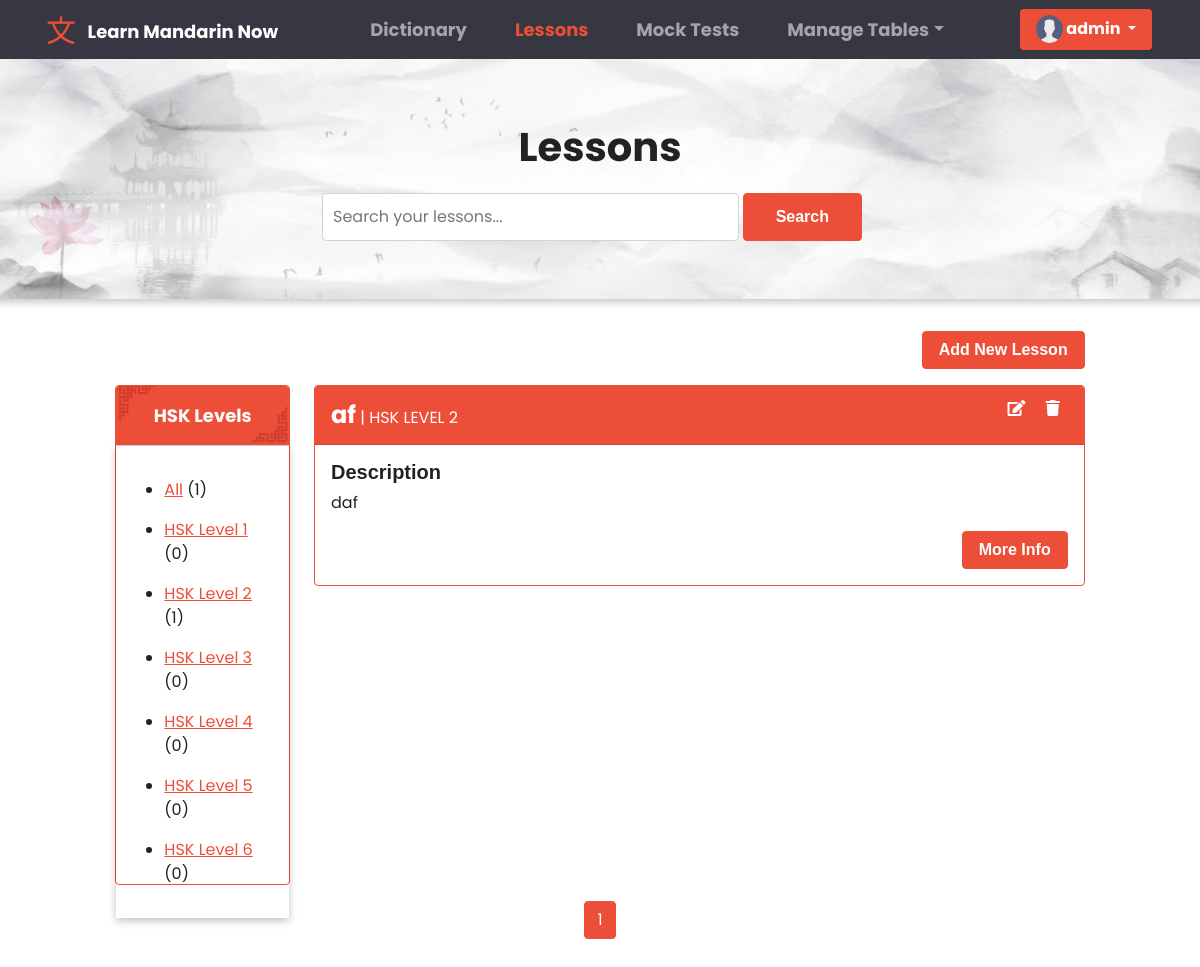
/lessons/ (signed in), run on an earlier commit of the app's database.
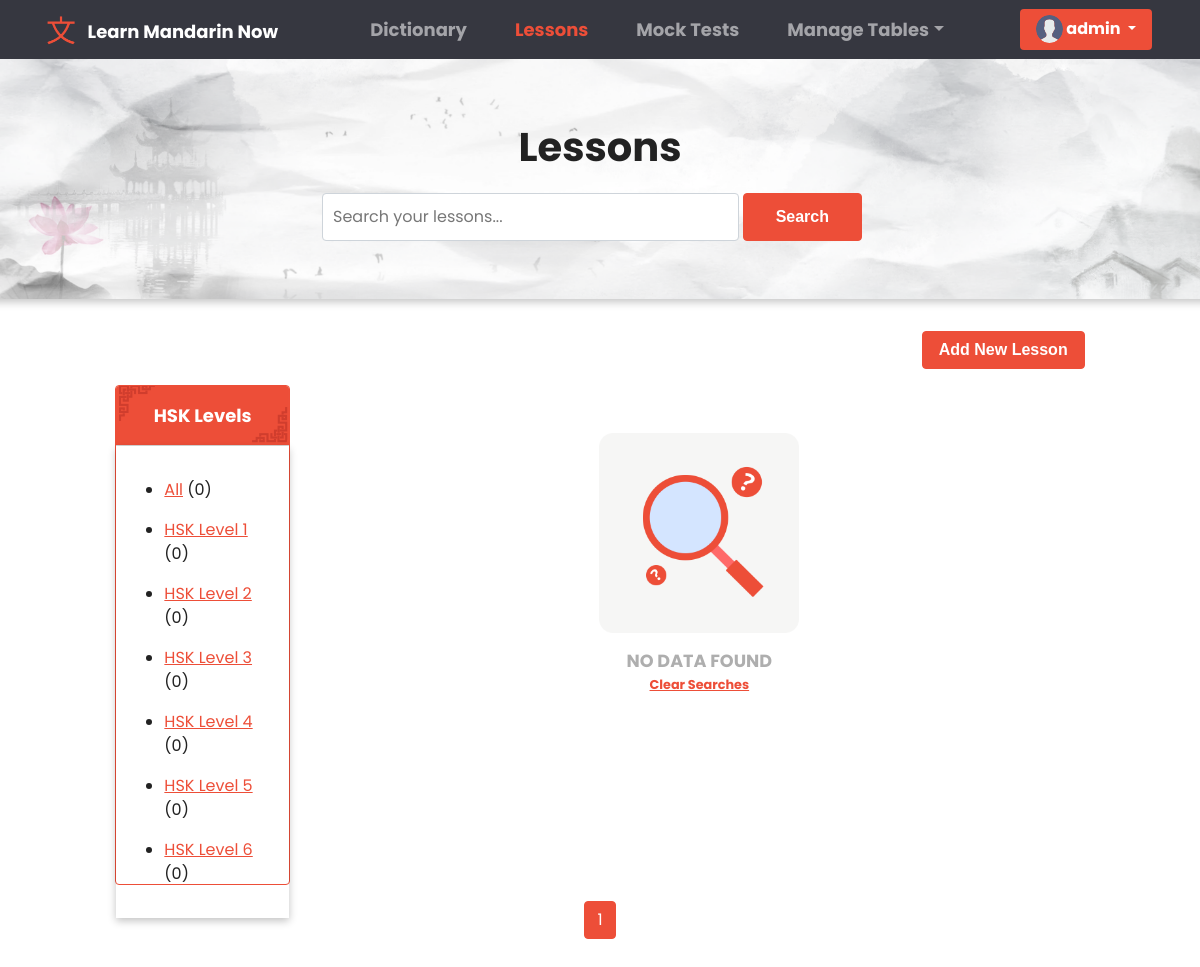
And on a later commit of the database.
### base/models.py (models this page shows, shortened)
class HskLevel(models.Model):
    level = models.CharField(max_length=200)
    def __str__(self):
        return self.level
    class Meta:
        ordering = ['level']

class Lesson(models.Model):
    title = models.CharField(max_length=200, null=True)
    description = models.TextField(null=True, blank=True)
    hsklevel = models.ForeignKey(HskLevel, on_delete=models.SET_NULL, null=True, verbose_name = "HSK Level")
    content = models.TextField(null=True, blank=True)
    is_publish = models.BooleanField(default=False, verbose_name="Publish")
    updated = models.DateTimeField(auto_now=True)
    created = models.DateTimeField(auto_now_add=True)
    class Meta:
        ordering = ['-updated', '-created']

### base/views.py (the view, shortened to what this page needs)
# urls.py: path('lessons/', views.LessonsPage, name = 'lessons'),
@login_required(login_url='anonymous')
def LessonsPage(request):
    search =  request.GET.get('search') if request.GET.get('search') != None else ''
    hsklevels = HskLevel.objects.all()
    all_result = Lesson.objects.all()
    lessons = Lesson.objects.filter(
        Q(title__icontains = search) |
        Q(description__icontains = search) |
        Q(hsklevel__level__icontains = search)
        )
    p = Paginator(lessons, 6)
    page = request.GET.get('page')
    lessons = p.get_page(page)
    context = {
        'lessons' : lessons,
        'all_result' : all_result,
        'hsklevels' : hsklevels,
        'dictionary_active' : '',
        'lesson_active' : 'active',
        'search': search,
        'page' : page,
    }
    return render(request, 'lesson.html', context)

### templates/lesson.html (shortened to what this page needs)
{% extends "main.html" %} {% block content %} {% load static %}
<link rel="stylesheet" href="{% static 'css/dictionary.css' %}" />
<link rel="stylesheet" href="{% static 'css/table.css' %}" />
<div class="container-fluid px-3 py-3 forRemovingMargin">
  <div class="row  justify-content-center" id="dictionary_header">
    <div class="col col-lg-6">
      <p class="dictionary_text">Lessons</p>
      <form class="d-flex sm-1" action="" method="GET">
        <input
          class="form-control me-sm-1 input_searchD"
          type="search"
          placeholder="Search your lessons..."
          name="search"
        />
        <button class="btn btn-primary my-2 my-sm-0 search_btn" type="submit">
          Search
        </button>
      </form>
    </div>
  </div>
{% if request.user.is_authenticated and request.user.is_staff %}
<div class="row mb-3 justify-content-center px-3">
  <div class="col col-lg-10">
    <a
      href="{% url 'superuser-add-lesson' %}"
      class="btn btn-primary"
      style="float: right"
    >
      Add New Lesson
    </a>
  </div>
</div>
{% endif %}
<div class="row justify-content-center  px-3">
  <div class="col col-lg-2 col-md-4 d-lg-block d-sm-none d-md-block d-none">
    <div class="card border-primary" style="height: 500px">
      <div class="card-header" id="card_header">
        <strong style="font-size: large">HSK Levels</strong>
      </div>
      <div class="card-body for_shadow">
        <ul>
          <li class="my-3">
            <a href="{% url 'lessons' %}">All</a>
            ({{all_result.count}})
          </li>
          {% for hsklevel in hsklevels %}
          <li class="my-3">
            <a href="{% url 'lessons' %}?search={{hsklevel.level}}&page=1"
              >{{ hsklevel.level }}</a
            >
            ({{hsklevel.lesson_set.all.count}})
          </li>
          {% endfor %}
        </ul>
      </div>
    </div>
  </div>
  <div class="col col-lg-8 col-md-8">
    {% if lessons|length == 0 %}
    <div id="no_dataVerifyer" style="display: flex;">
      <img src="{% static 'images/no_record_found.png' %}" alt="">
      NO DATA FOUND
      <a href="{%url 'lessons'%}" style="font-size:.8rem;">Clear Searches</a>
    </div>
    {% endif %}
   {% for lesson in lessons %}
    <div class="card border-primary mb-3">
      <div class="card-header card_head_def" id="card_subhead">
        <strong style="font-size: x-large">{{lesson.title}}</strong> |
        <span class="text-uppercase">{{ lesson.hsklevel }}</span>
        {%if request.user.is_authenticated and request.user.is_staff%}
        <div style="float: right">
          <a href="{% url 'superuser-edit-lesson' lesson.id %}"
            ><i class="fas fa-edit mx-2 sub_headIcon"></i
          ></a>
          <a href="#" onclick="showDeleteModal('modal_lesson', '{{lesson.id}}')"
            ><i class="fas fa-trash mx-2 sub_headIcon"></i
          ></a>
        </div>
        {% endif %}
      </div>
      <div class="card-body">
        <h5 class="card-title">Description</h5>
        <p class="card-text">
          {{lesson.description}}
        </p>
        <a
          href="{% url 'lessons-details' lesson.id  %}"
          class="btn btn-primary"
          style="float: right; clear: after"
          >More Info</a
        >
      </div>
    </div>
    {% endfor %}
  </div>
</div>
<div class="row justify-content-center">
  <div class="col col-lg-6">
      <ul class="pagination justify-content-center">
        <div class="pagination px-3 py-3">
          {% for i in lessons.paginator.page_range %}
          {% if lessons.number == i %}
          <li class="page-item active"><a class="page-link" href="?page={{i}}">{{i}}</a></li>
          {% elif i > lessons.number|add:'-3' and i < lessons.number|add:'3' %}
          <li class="page-item"><a class="page-link" href="?page={{i}}">{{i}}</a></li>
          {% endif %}
          {% endfor %}
      </ul>
  </div>
</div>
{% endblock content %}

What changed in the data, as far as the page shows it:
removed Lesson: title "af", hsklevel "HSK LEVEL 2", description "daf"
computed for HskLevel "HSK Level 2": lesson_set.all.count "1" → "0"
Also different on the page:
{{ all_result.count }}: "1" → "0"
text now shown: "NO DATA FOUND Clear Searches"
